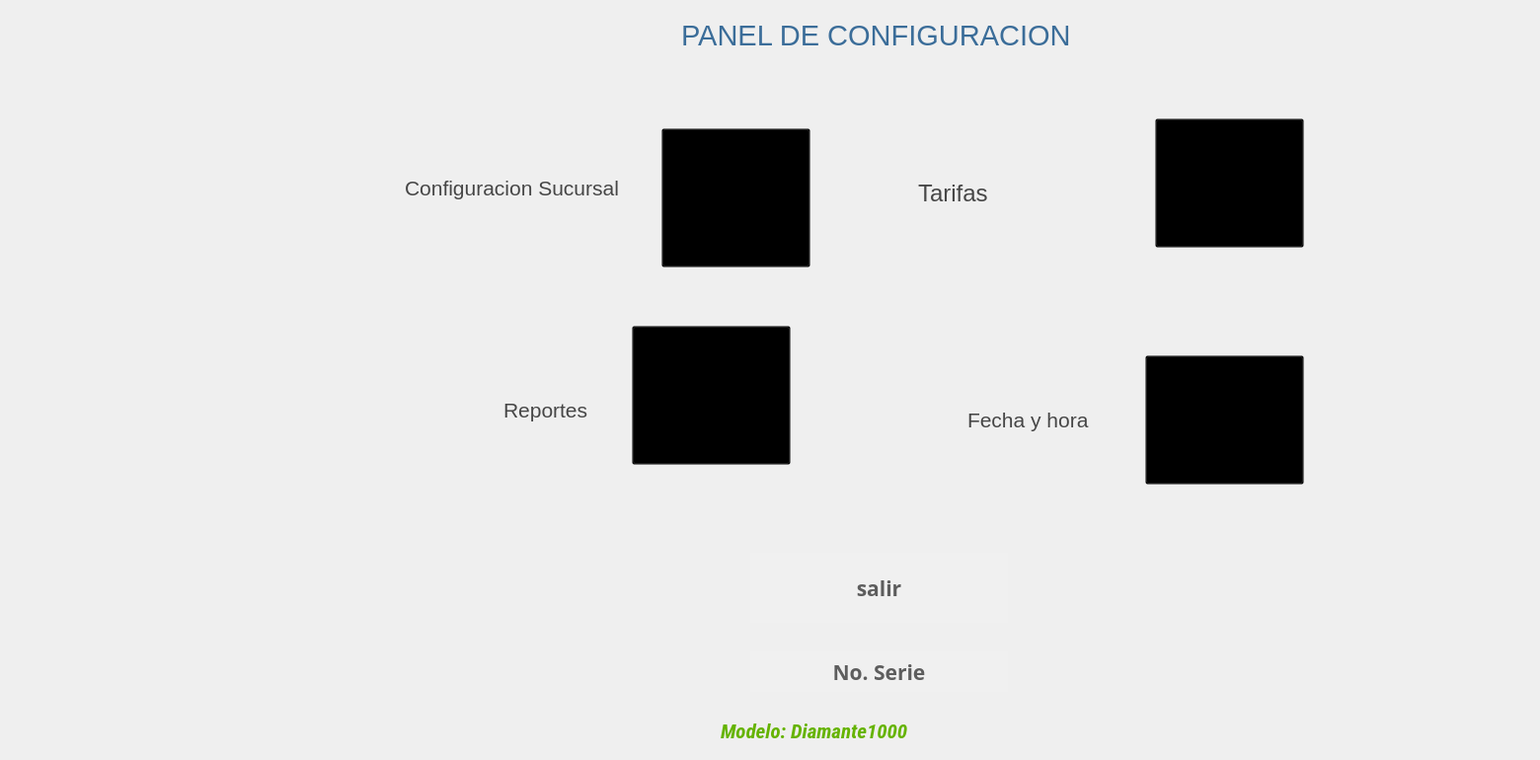
   <widget class="QWidget" name="page_36">
    <widget class="QLabel" name="ltime_55">
     <property name="geometry">
      <rect>
       <x>980</x>
       <y>400</y>
       <width>201</width>
       <height>51</height>
      </rect>
     </property>
     <property name="font">
      <font>
       <family>Segoe UI</family>
       <pointsize>16</pointsize>
       <weight>50</weight>
       <italic>false</italic>
       <bold>false</bold>
      </font>
     </property>
     <property name="styleSheet">
      <string notr="true">background-color:transparent;
color:rgb(70, 70, 70)
</string>
     </property>
     <property name="text">
      <string>Fecha y hora</string>
     </property>
    </widget>
    <widget class="QLabel" name="ltime_56">
     <property name="geometry">
      <rect>
       <x>410</x>
       <y>170</y>
       <width>251</width>
       <height>41</height>
      </rect>
     </property>
     <property name="font">
      <font>
       <family>Segoe UI</family>
       <pointsize>16</pointsize>
       <weight>50</weight>
       <italic>false</italic>
       <bold>false</bold>
      </font>
     </property>
     <property name="styleSheet">
      <string notr="true">background-color:transparent;
color:rgb(70, 70, 70)
</string>
     </property>
     <property name="text">
      <string>Configuracion Sucursal</string>
     </property>
    </widget>
    <widget class="QLabel" name="ltime_57">
     <property name="geometry">
      <rect>
       <x>690</x>
       <y>20</y>
       <width>491</width>
       <height>31</height>
      </rect>
     </property>
     <property name="font">
      <font>
       <family>Segoe UI</family>
       <pointsize>22</pointsize>
       <weight>50</weight>
       <italic>false</italic>
       <bold>false</bold>
      </font>
     </property>
     <property name="styleSheet">
      <string notr="true">background-color:transparent;
color:rgb(59, 109, 153);

</string>
     </property>
     <property name="text">
      <string>PANEL DE CONFIGURACION</string>
     </property>
    </widget>
    <widget class="QPushButton" name="bred">
     <property name="geometry">
      <rect>
       <x>1170</x>
       <y>120</y>
       <width>151</width>
       <height>131</height>
      </rect>
     </property>
     <property name="font">
      <font>
       <family>Sans Serif</family>
       <weight>75</weight>
       <italic>false</italic>
       <bold>true</bold>
      </font>
     </property>
     <property name="styleSheet">
      <string notr="true">background-color:transparent;
color:BLAcK;;
</string>
     </property>
     <property name="text">
      <string/>
     </property>
     <property name="icon">
      <iconset>
       <normaloff>../iconos/ethernet.png</normaloff>../iconos/ethernet.png</iconset>
     </property>
     <property name="iconSize">
      <size>
       <width>150</width>
       <height>150</height>
      </size>
     </property>
     <property name="default">
      <bool>false</bool>
     </property>
     <property name="flat">
      <bool>false</bool>
     </property>
    </widget>
    <widget class="QLabel" name="ltime_58">
     <property name="geometry">
      <rect>
       <x>510</x>
       <y>400</y>
       <width>141</width>
       <height>31</height>
      </rect>
     </property>
     <property name="font">
      <font>
       <family>Segoe UI</family>
       <pointsize>16</pointsize>
       <weight>50</weight>
       <italic>false</italic>
       <bold>false</bold>
      </font>
     </property>
     <property name="styleSheet">
      <string notr="true">background-color:transparent;
color:rgb(70, 70, 70)
</string>
     </property>
     <property name="text">
      <string>Reportes</string>
     </property>
    </widget>
    <widget class="QLabel" name="lmodelo">
     <property name="enabled">
      <bool>true</bool>
     </property>
     <property name="geometry">
      <rect>
       <x>730</x>
       <y>720</y>
       <width>431</width>
       <height>41</height>
      </rect>
     </property>
     <property name="font">
      <font>
       <family>Roboto Condensed</family>
       <pointsize>16</pointsize>
       <weight>75</weight>
       <italic>true</italic>
       <bold>true</bold>
      </font>
     </property>
     <property name="autoFillBackground">
      <bool>false</bool>
     </property>
     <property name="styleSheet">
      <string notr="true">background-color:transparent;
color:rgb(101, 179, 0)</string>
     </property>
     <property name="lineWidth">
      <number>4</number>
     </property>
     <property name="midLineWidth">
      <number>3</number>
     </property>
     <property name="text">
      <string>Modelo: Diamante1000</string>
     </property>
     <property name="scaledContents">
      <bool>false</bool>
     </property>
     <property name="openExternalLinks">
      <bool>false</bool>
     </property>
    </widget>
    <widget class="QPushButton" name="bnoserie">
     <property name="geometry">
      <rect>
       <x>760</x>
       <y>660</y>
       <width>261</width>
       <height>41</height>
      </rect>
     </property>
     <property name="font">
      <font>
       <family>Ubuntu Mono</family>
       <pointsize>16</pointsize>
       <weight>75</weight>
       <italic>false</italic>
       <bold>true</bold>
       <underline>false</underline>
      </font>
     </property>
     <property name="toolTip">
      <string>Ayuda</string>
     </property>
     <property name="toolTipDuration">
      <number>3</number>
     </property>
     <property name="whatsThis">
      <string extracomment="help"/>
     </property>
     <property name="styleSheet">
      <string notr="true">background-color:rgb(240, 240, 240);
color:rgb(93, 93, 93);
border-radius:80%</string>
     </property>
     <property name="text">
      <string>No. Serie</string>
     </property>
     <property name="icon">
      <iconset>
       <normaloff>../../../../../cajsSATELITE/eum/app/cajeroF/iconos/fl.png</normaloff>../../../../../cajsSATELITE/eum/app/cajeroF/iconos/fl.png</iconset>
     </property>
     <property name="iconSize">
      <size>
       <width>40</width>
       <height>40</height>
      </size>
     </property>
    </widget>
    <widget class="QPushButton" name="bsucursal">
     <property name="geometry">
      <rect>
       <x>670</x>
       <y>130</y>
       <width>151</width>
       <height>141</height>
      </rect>
     </property>
     <property name="font">
      <font>
       <family>Sans Serif</family>
       <weight>75</weight>
       <italic>false</italic>
       <bold>true</bold>
      </font>
     </property>
     <property name="layoutDirection">
      <enum>Qt::RightToLeft</enum>
     </property>
     <property name="styleSheet">
      <string notr="true">background-color:transparent;
color:BLAcK;;
</string>
     </property>
     <property name="text">
      <string/>
     </property>
     <property name="icon">
      <iconset>
       <normaloff>../iconos/config.png</normaloff>../iconos/config.png</iconset>
     </property>
     <property name="iconSize">
      <size>
       <width>150</width>
       <height>150</height>
      </size>
     </property>
    </widget>
    <widget class="QPushButton" name="bhora">
     <property name="geometry">
      <rect>
       <x>1160</x>
       <y>360</y>
       <width>161</width>
       <height>131</height>
      </rect>
     </property>
     <property name="font">
      <font>
       <family>Sans Serif</family>
       <weight>75</weight>
       <italic>false</italic>
       <bold>true</bold>
      </font>
     </property>
     <property name="styleSheet">
      <string notr="true">background-color:transparent;
color:BLAcK;;
</string>
     </property>
     <property name="text">
      <string/>
     </property>
     <property name="icon">
      <iconset>
       <normaloff>../iconos/clock.png</normaloff>../iconos/clock.png</iconset>
     </property>
     <property name="iconSize">
      <size>
       <width>128</width>
       <height>128</height>
      </size>
     </property>
    </widget>
    <widget class="QPushButton" name="bsalirConfig">
     <property name="geometry">
      <rect>
       <x>760</x>
       <y>560</y>
       <width>261</width>
       <height>71</height>
      </rect>
     </property>
     <property name="font">
      <font>
       <family>Ubuntu Mono</family>
       <pointsize>16</pointsize>
       <weight>75</weight>
       <italic>false</italic>
       <bold>true</bold>
       <underline>false</underline>
      </font>
     </property>
     <property name="toolTip">
      <string>Ayuda</string>
     </property>
     <property name="toolTipDuration">
      <number>3</number>
     </property>
     <property name="whatsThis">
      <string extracomment="help"/>
     </property>
     <property name="styleSheet">
      <string notr="true">background-color:rgb(240, 240, 240);
color:rgb(93, 93, 93);
border-radius:80%</string>
     </property>
     <property name="text">
      <string>salir</string>
     </property>
     <property name="icon">
      <iconset>
       <normaloff>../../../../../cajsSATELITE/eum/app/cajeroF/iconos/fb5.png</normaloff>../../../../../cajsSATELITE/eum/app/cajeroF/iconos/fb5.png</iconset>
     </property>
     <property name="iconSize">
      <size>
       <width>40</width>
       <height>40</height>
      </size>
     </property>
    </widget>
    <widget class="QLabel" name="ltime_59">
     <property name="geometry">
      <rect>
       <x>930</x>
       <y>180</y>
       <width>261</width>
       <height>31</height>
      </rect>
     </property>
     <property name="font">
      <font>
       <family>Segoe UI</family>
       <pointsize>18</pointsize>
       <weight>50</weight>
       <italic>false</italic>
       <bold>false</bold>
      </font>
     </property>
     <property name="styleSheet">
      <string notr="true">background-color:transparent;
color:rgb(70, 70, 70)
</string>
     </property>
     <property name="text">
      <string>Tarifas</string>
     </property>
    </widget>
    <widget class="QPushButton" name="breporte">
     <property name="geometry">
      <rect>
       <x>640</x>
       <y>330</y>
       <width>161</width>
       <height>141</height>
      </rect>
     </property>
     <property name="font">
      <font>
       <family>Sans Serif</family>
       <weight>75</weight>
       <italic>false</italic>
       <bold>true</bold>
      </font>
     </property>
     <property name="styleSheet">
      <string notr="true">background-color:transparent;
color:BLAcK;;
</string>
     </property>
     <property name="text">
      <string/>
     </property>
     <property name="icon">
      <iconset>
       <normaloff>../iconos/pencil-and-filled-paper-sheet.png</normaloff>../iconos/pencil-and-filled-paper-sheet.png</iconset>
     </property>
     <property name="iconSize">
      <size>
       <width>128</width>
       <height>128</height>
      </size>
     </property>
    </widget>
    <widget class="QPushButton" name="breiniciar">
     <property name="geometry">
      <rect>
       <x>1430</x>
       <y>700</y>
       <width>51</width>
       <height>61</height>
      </rect>
     </property>
     <property name="font">
      <font>
       <family>Verdana</family>
       <pointsize>22</pointsize>
       <weight>50</weight>
       <italic>false</italic>
       <bold>false</bold>
      </font>
     </property>
     <property name="styleSheet">
      <string notr="true">background-color:transparent;
color:rgb(7, 7, 7);
border-radius:20%</string>
     </property>
     <property name="text">
      <string/>
     </property>
     <property name="icon">
      <iconset>
       <normaloff>../iconos/ca.png</normaloff>../iconos/ca.png</iconset>
     </property>
     <property name="iconSize">
      <size>
       <width>40</width>
       <height>40</height>
      </size>
     </property>
    </widget>
    <widget class="QPushButton" name="bapagar">
     <property name="geometry">
      <rect>
       <x>1500</x>
       <y>700</y>
       <width>51</width>
       <height>51</height>
      </rect>
     </property>
     <property name="font">
      <font>
       <family>Verdana</family>
       <pointsize>24</pointsize>
       <weight>50</weight>
       <italic>false</italic>
       <bold>false</bold>
      </font>
     </property>
     <property name="styleSheet">
      <string notr="true">background-color:transparent;
color:rgb(7, 7, 7);
border-radius:25%</string>
     </property>
     <property name="text">
      <string/>
     </property>
     <property name="icon">
      <iconset>
       <normaloff>../iconos/std2.png</normaloff>../iconos/std2.png</iconset>
     </property>
     <property name="iconSize">
      <size>
       <width>42</width>
       <height>42</height>
      </size>
     </property>
    </widget>
   </widget>
